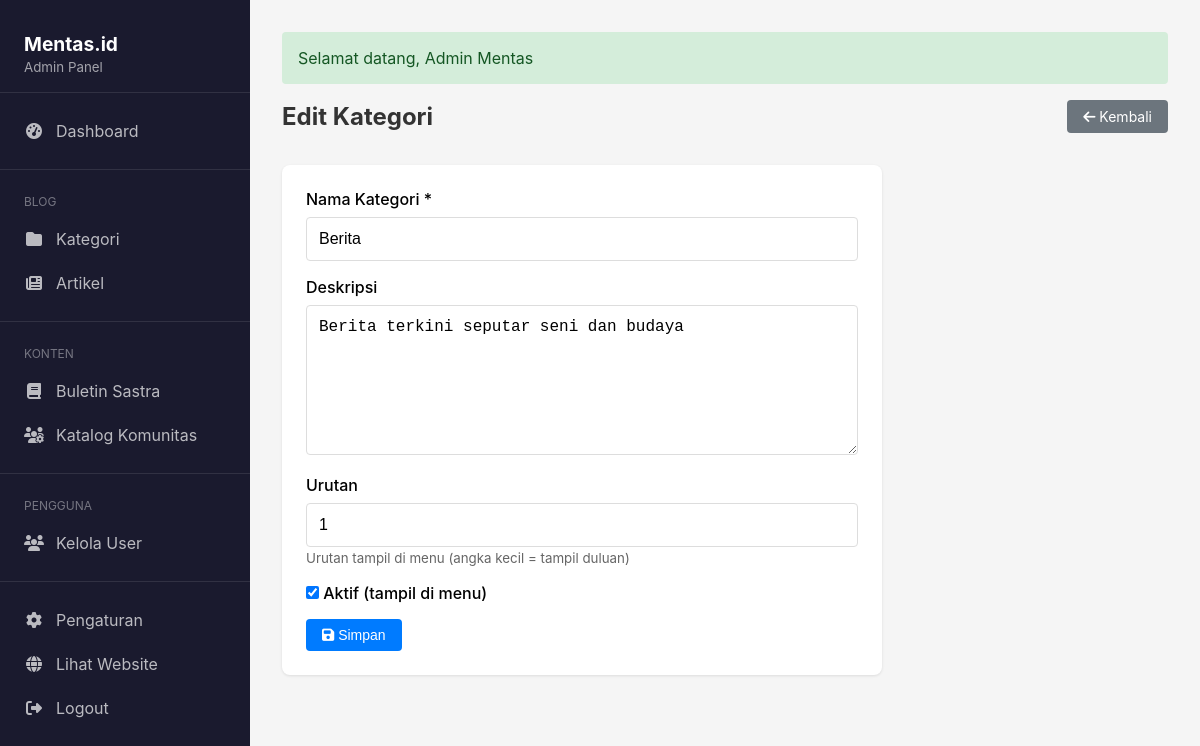
The page /admin/categoryEdit/1 (signed in) on the database its author committed.
### tables this page shows
CREATE TABLE `categories` (
  `id` int NOT NULL,
  `name` varchar(100) NOT NULL,
  `slug` varchar(100) NOT NULL,
  `description` text,
  `is_active` tinyint(1) DEFAULT '1',
  `sort_order` int DEFAULT '0',
  `created_at` timestamp NULL DEFAULT CURRENT_TIMESTAMP,
  `updated_at` timestamp NULL DEFAULT CURRENT_TIMESTAMP ON UPDATE CURRENT_TIMESTAMP
);

### app/controllers/AdminController.php (called while the page is built, shortened)
<?php
class AdminController extends Controller
{
    private $categoryModel;
    public function __construct()
    {
        $this->categoryModel = new Category();
    }
    public function categoryEdit($id)
    {
        $category = $this->categoryModel->find($id);
        return $this->view('admin/categories/form', ['category' => $category]);
    }
}

### app/core/Router.php (called while the page is built, shortened)
<?php
class Router
{
    public function dispatch()
    {
        $method = 'index';
        $params = [];
        if (isset($_GET['url']) && !empty($_GET['url'])) {
            $url = explode('/', rtrim($_GET['url'], '/'));
            $segment1 = $url[0] ?? '';
            $segment2 = $url[1] ?? null;
            $possibleController = ucfirst($segment1) . 'Controller';
            $controllerPath = "../app/controllers/$possibleController.php";
            if (file_exists($controllerPath)) {
                if ($segment2) {
                    $method = $segment2;
                    $params = array_slice($url, 2);
                }
            } else {
                $controllerName = 'ContentController';
                $method = 'handle';
                $_GET['type'] = $segment1;
                $_GET['slug'] = $segment2;
            }
        }
        $controller = new $controllerName;
        call_user_func_array([$controller, $method], $params);
    }
}

### public/index.php (called while the page is built, shortened)
<?php
require_once '../app/config/database.php';
require_once '../app/core/Database.php';
require_once '../app/core/Router.php';
require_once '../app/models/Category.php';
$router = new Router();
$router->dispatch();

### app/core/Database.php (called while the page is built, shortened)
<?php
class Database
{
    private static $instance = null;
    private $pdo;
    private function __construct()
    {
        try {
            $dsn = "mysql:host=" . DB_HOST . ";dbname=" . DB_NAME . ";charset=" . DB_CHARSET;
            $options = [
                PDO::ATTR_ERRMODE => PDO::ERRMODE_EXCEPTION,
                PDO::ATTR_DEFAULT_FETCH_MODE => PDO::FETCH_ASSOC,
                PDO::ATTR_EMULATE_PREPARES => false,
            ];
            $this->pdo = new PDO($dsn, DB_USER, DB_PASS, $options);
        } catch (PDOException $e) {
            die("Database connection failed: " . $e->getMessage());
        }
    }
    public static function getInstance()
    {
        if (self::$instance === null) {
            self::$instance = new self();
        }
        return self::$instance;
    }
    public function queryOne($sql, $params = [])
    {
        $stmt = $this->pdo->prepare($sql);
        $stmt->execute($params);
        return $stmt->fetch();
    }
}

### app/models/Category.php (called while the page is built, shortened)
<?php
class Category
{
    private $db;
    public function __construct()
    {
        $this->db = Database::getInstance();
    }
    public function find($id)
    {
        return $this->db->queryOne(
            "SELECT * FROM categories WHERE id = ?",
            [$id]
        );
    }
}

### app/views/admin/categories/form.php (the view)
<?php require_once __DIR__ . '/../layout/header.php'; ?>
<div class="page-header">
    <h1><?= $category ? 'Edit Kategori' : 'Tambah Kategori' ?></h1>
    <a href="<?= BASE_URL ?>/admin/categories" class="btn btn-secondary">
        <i class="fas fa-arrow-left"></i> Kembali
    </a>
</div>
<div class="card" style="max-width: 600px;">
    <form action="<?= BASE_URL ?>/admin/<?= $category ? 'categoryUpdate/' . $category['id'] : 'categoryStore' ?>" method="POST">
        <div class="form-group">
            <label for="name">Nama Kategori *</label>
            <input type="text" id="name" name="name" class="form-control" required value="<?= htmlspecialchars($category['name'] ?? '') ?>">
        </div>
        <div class="form-group">
            <label for="description">Deskripsi</label>
            <textarea id="description" name="description" class="form-control" rows="3"><?= htmlspecialchars($category['description'] ?? '') ?></textarea>
        </div>
        <div class="form-group">
            <label for="sort_order">Urutan</label>
            <input type="number" id="sort_order" name="sort_order" class="form-control" value="<?= $category['sort_order'] ?? 0 ?>" min="0">
            <small style="color: #666;">Urutan tampil di menu (angka kecil = tampil duluan)</small>
        </div>
        <div class="form-group">
            <label class="form-check">
                <input type="checkbox" name="is_active" <?= ($category['is_active'] ?? 1) ? 'checked' : '' ?>>
                Aktif (tampil di menu)
            </label>
        </div>
        <button type="submit" class="btn btn-primary">
            <i class="fas fa-save"></i> Simpan
        </button>
    </form>
</div>
<?php require_once __DIR__ . '/../layout/footer.php'; ?>

### app/views/admin/layout/header.php (style rules this page uses)
* { margin: 0; padding: 0; box-sizing: border-box; }
body { font-family: -apple-system, BlinkMacSystemFont, 'Segoe UI', Roboto, sans-serif; background: #f5f5f5; }
.page-header { display: flex; justify-content: space-between; align-items: center; margin-bottom: 2rem; }
.page-header h1 { font-size: 1.5rem; color: #333; }
.card { background: #fff; border-radius: 8px; box-shadow: 0 1px 3px rgba(0,0,0,0.1); padding: 1.5rem; margin-bottom: 1.5rem; }
.btn { display: inline-block; padding: 0.5rem 1rem; border: none; border-radius: 4px; cursor: pointer; text-decoration: none; font-size: 0.875rem; }
.btn-primary { background: #007bff; color: #fff; }
.btn-secondary { background: #6c757d; color: #fff; }
.form-group { margin-bottom: 1rem; }
.form-group label { display: block; margin-bottom: 0.5rem; font-weight: 500; }
.form-control { width: 100%; padding: 0.75rem; border: 1px solid #ddd; border-radius: 4px; font-size: 1rem; }
textarea.form-control { min-height: 150px; resize: vertical; }
.form-check { display: flex; align-items: center; gap: 0.5rem; }
.form-check input { width: auto; }

### rows shown on the page
categories: name "Berita", description "Berita terkini seputar seni dan budaya", sort_order "1", is_active "☑"

### other values the page prints
$flash['message'] "Selamat datang, Admin Mentas"
